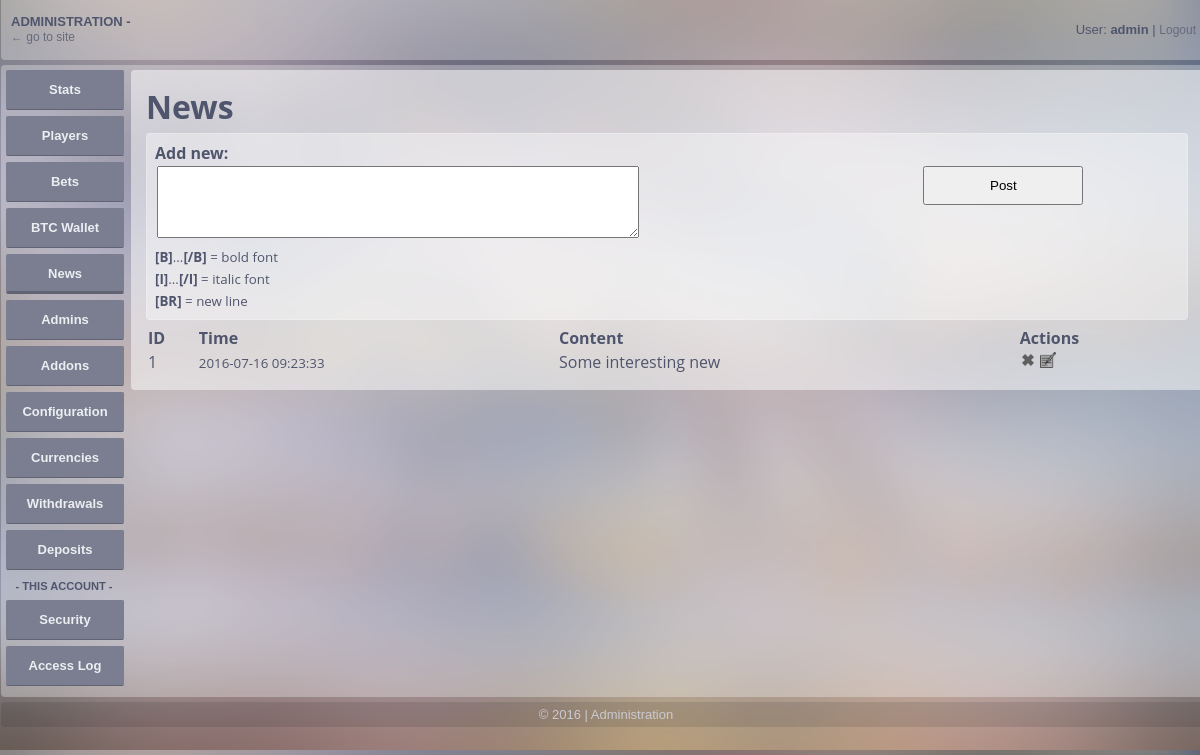
Screenshot of /admin/?p=news (signed in) with the database file from the repository.
### tables this page shows
CREATE TABLE `news` (
  `id` int(255) NOT NULL AUTO_INCREMENT,
  `time` timestamp NOT NULL DEFAULT CURRENT_TIMESTAMP,
  `content` text NOT NULL,
  PRIMARY KEY (`id`)
);

### inc/db_functions.php (called while the page is built, shortened)
<?php
function db_query($q) {
  include __DIR__.'/db-conf.php';
  $return = mysqli_query($db,$q);
  return $return;
}
function db_fetch_array($q) {
  return mysqli_fetch_array($q);
}
?>

### admin/pages/news.php (the view, shortened to what this page needs)
<h1>News</h1>
<div class="zprava">
<b>Add new:</b><br>
<form method="post" action="./?p=news">
<table><tr><td><textarea name="new_new" style="width: 480px; height: 70px;"></textarea></td><td><input style="padding: 10px;" type="submit" value="Post"></td></tr></table>
<small>
<b>[B]</b>...<b>[/B]</b> = bold font<br>
<b>[I]</b>...<b>[/I]</b> = italic font<br>
<b>[BR]</b> = new line
</small>
</form>
</div>
<table class="vypis_table">
  <tr class="vypis_table_head">
    <th>ID</th>
    <th>Time</th>
    <th>Content</th>
    <th>Actions</th>
  </tr>
  <?php
  $qu=db_query("SELECT * FROM `news` ORDER BY `time` DESC");
  while ($row=db_fetch_array($qu)) {
    echo '<tr class="vypis_table_obsah" id="rowid_'.$row['id'].'">';
    echo '<td>'.$row['id'].'</td>';
    echo '<td><small>'.$row['time'].'</small></td>';
    echo '<td class="content'.$row['id'].' getwidth">'.$row['content'].'</td>';
    echo '<td><a href="#" onclick="javascript:removeNew('.$row['id'].');return false;" title="Delete"><img src="./imgs/cross.png" style="width: 16px;"></a>&nbsp;<a href="#" onclick="javascript:edit_new('.$row['id'].',$(\'td.content'.$row['id'].'\').html());return false;" title="Edit New" id="edit_karos"><img src="./imgs/edit.png" style="width: 16px;"></a></td>';
    echo '</tr>';
  }
  ?>
</table>

### admin/layout.css (style rules this page uses)
* { margin: 0; padding: 0; }
body { width: 100%; background-image: url('imgs/bg.png'); background-size: cover; color: #4F556C; font-family: sans-serif; }
h1 { margin-bottom: 5px; }
a { color: #9f9ea3; text-decoration: none; font-size: 12px; }
table { width: 100%; }
table td { vertical-align: top; }
input { width: 150px; padding: 3px; }
input[type="submit"] { width: 160px; }
.zprava { background-color: rgba(255, 255, 255, 0.4); -webkit-border-radius: 4px; -moz-border-radius: 4px; border-radius: 4px; padding: 8px; width: 98%; border: 1px solid rgba(255, 255, 255, 0.2); margin-bottom: 5px; }

### rows the page displays
news: id "1", time "2016-07-16 09:23:33", content "Some interesting new"

### other values shown
$_SESSION['username'] "admin"
